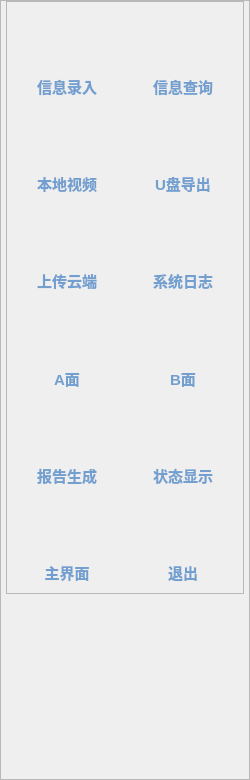
     <widget class="QFrame" name="frame">
      <property name="minimumSize">
       <size>
        <width>250</width>
        <height>780</height>
       </size>
      </property>
      <property name="maximumSize">
       <size>
        <width>1000</width>
        <height>2000</height>
       </size>
      </property>
      <property name="styleSheet">
       <string notr="true">QFrame#frame {
	background-color: rgb(46,52,54);
	border: 1px solid #ccc;
}</string>
      </property>
      <property name="frameShape">
       <enum>QFrame::StyledPanel</enum>
      </property>
      <property name="frameShadow">
       <enum>QFrame::Raised</enum>
      </property>
      <layout class="QGridLayout" name="gridLayout_26" rowstretch="7,2">
       <property name="leftMargin">
        <number>5</number>
       </property>
       <property name="topMargin">
        <number>0</number>
       </property>
       <property name="rightMargin">
        <number>5</number>
       </property>
       <property name="bottomMargin">
        <number>5</number>
       </property>
       <property name="spacing">
        <number>10</number>
       </property>
       <item row="0" column="0">
        <widget class="QFrame" name="frame_3">
         <property name="font">
          <font>
           <pointsize>-1</pointsize>
           <bold>true</bold>
          </font>
         </property>
         <property name="styleSheet">
          <string notr="true">font-size: 15px;
font-weight: 700;
</string>
         </property>
         <property name="frameShape">
          <enum>QFrame::StyledPanel</enum>
         </property>
         <property name="frameShadow">
          <enum>QFrame::Raised</enum>
         </property>
         <layout class="QGridLayout" name="gridLayout_10">
          <property name="leftMargin">
           <number>5</number>
          </property>
          <property name="topMargin">
           <number>5</number>
          </property>
          <property name="rightMargin">
           <number>5</number>
          </property>
          <item row="0" column="0">
           <layout class="QVBoxLayout" name="verticalLayout" stretch="3,1">
            <property name="spacing">
             <number>10</number>
            </property>
            <item>
             <widget class="QPushButton" name="pushButton_datainput">
              <property name="sizePolicy">
               <sizepolicy hsizetype="Preferred" vsizetype="Preferred">
                <horstretch>0</horstretch>
                <verstretch>0</verstretch>
               </sizepolicy>
              </property>
              <property name="minimumSize">
               <size>
                <width>0</width>
                <height>0</height>
               </size>
              </property>
              <property name="maximumSize">
               <size>
                <width>16777215</width>
                <height>200</height>
               </size>
              </property>
              <property name="styleSheet">
               <string notr="true">QPushButton {
	border:none;
}</string>
              </property>
              <property name="text">
               <string/>
              </property>
              <property name="icon">
               <iconset resource="res.qrc">
                <normaloff>:/images/datainput.png</normaloff>:/images/datainput.png</iconset>
              </property>
              <property name="iconSize">
               <size>
                <width>50</width>
                <height>50</height>
               </size>
              </property>
              <property name="autoDefault">
               <bool>false</bool>
              </property>
              <property name="default">
               <bool>true</bool>
              </property>
              <property name="flat">
               <bool>true</bool>
              </property>
             </widget>
            </item>
            <item>
             <widget class="QLabel" name="label_infoInput">
              <property name="maximumSize">
               <size>
                <width>16777215</width>
                <height>100</height>
               </size>
              </property>
              <property name="styleSheet">
               <string notr="true">QLabel {
	color: rgb(114,159,207);
}</string>
              </property>
              <property name="text">
               <string>信息录入</string>
              </property>
              <property name="alignment">
               <set>Qt::AlignHCenter|Qt::AlignTop</set>
              </property>
             </widget>
            </item>
           </layout>
          </item>
          <item row="0" column="1">
           <layout class="QVBoxLayout" name="verticalLayout_3" stretch="3,1">
            <property name="spacing">
             <number>10</number>
            </property>
            <item>
             <widget class="QPushButton" name="pushButton_datasearch">
              <property name="sizePolicy">
               <sizepolicy hsizetype="Minimum" vsizetype="Preferred">
                <horstretch>0</horstretch>
                <verstretch>0</verstretch>
               </sizepolicy>
              </property>
              <property name="maximumSize">
               <size>
                <width>16777215</width>
                <height>200</height>
               </size>
              </property>
              <property name="styleSheet">
               <string notr="true">QPushButton {
   border:none;
}</string>
              </property>
              <property name="text">
               <string/>
              </property>
              <property name="icon">
               <iconset resource="res.qrc">
                <normaloff>:/images/Search.png</normaloff>:/images/Search.png</iconset>
              </property>
              <property name="iconSize">
               <size>
                <width>45</width>
                <height>45</height>
               </size>
              </property>
              <property name="default">
               <bool>true</bool>
              </property>
              <property name="flat">
               <bool>true</bool>
              </property>
             </widget>
            </item>
            <item>
             <widget class="QLabel" name="label_infoSearch">
              <property name="maximumSize">
               <size>
                <width>16777215</width>
                <height>100</height>
               </size>
              </property>
              <property name="styleSheet">
               <string notr="true">QLabel {
	color: rgb(114,159,207);
}</string>
              </property>
              <property name="text">
               <string>信息查询</string>
              </property>
              <property name="alignment">
               <set>Qt::AlignHCenter|Qt::AlignTop</set>
              </property>
             </widget>
            </item>
           </layout>
          </item>
          <item row="1" column="0">
           <layout class="QVBoxLayout" name="verticalLayout_8" stretch="3,1">
            <property name="spacing">
             <number>5</number>
            </property>
            <item>
             <widget class="QPushButton" name="pushButton_localvideo">
              <property name="maximumSize">
               <size>
                <width>16777215</width>
                <height>200</height>
               </size>
              </property>
              <property name="styleSheet">
               <string notr="true">QPushButton {
   border:none;
}</string>
              </property>
              <property name="text">
               <string/>
              </property>
              <property name="icon">
               <iconset resource="res.qrc">
                <normaloff>:/images/Video.png</normaloff>:/images/Video.png</iconset>
              </property>
              <property name="iconSize">
               <size>
                <width>50</width>
                <height>50</height>
               </size>
              </property>
              <property name="default">
               <bool>true</bool>
              </property>
              <property name="flat">
               <bool>true</bool>
              </property>
             </widget>
            </item>
            <item>
             <widget class="QLabel" name="label_localVideo">
              <property name="maximumSize">
               <size>
                <width>16777215</width>
                <height>100</height>
               </size>
              </property>
              <property name="styleSheet">
               <string notr="true">QLabel {
	color: rgb(114,159,207);
}</string>
              </property>
              <property name="text">
               <string>本地视频</string>
              </property>
              <property name="alignment">
               <set>Qt::AlignHCenter|Qt::AlignTop</set>
              </property>
             </widget>
            </item>
           </layout>
          </item>
          <item row="1" column="1">
           <layout class="QVBoxLayout" name="verticalLayout_9" stretch="3,1">
            <property name="spacing">
             <number>10</number>
            </property>
            <item>
             <widget class="QPushButton" name="pushButton_utrans">
              <property name="maximumSize">
               <size>
                <width>16777215</width>
                <height>200</height>
               </size>
              </property>
              <property name="styleSheet">
               <string notr="true">QPushButton {
   border:none;
}</string>
              </property>
              <property name="text">
               <string/>
              </property>
              <property name="icon">
               <iconset resource="res.qrc">
                <normaloff>:/images/USB.png</normaloff>:/images/USB.png</iconset>
              </property>
              <property name="iconSize">
               <size>
                <width>50</width>
                <height>50</height>
               </size>
              </property>
              <property name="default">
               <bool>true</bool>
              </property>
              <property name="flat">
               <bool>true</bool>
              </property>
             </widget>
            </item>
            <item>
             <widget class="QLabel" name="label_uExport">
              <property name="maximumSize">
               <size>
                <width>16777215</width>
                <height>100</height>
               </size>
              </property>
              <property name="styleSheet">
               <string notr="true">QLabel {
	color: rgb(114,159,207);
}</string>
              </property>
              <property name="text">
               <string>U盘导出</string>
              </property>
              <property name="alignment">
               <set>Qt::AlignHCenter|Qt::AlignTop</set>
              </property>
             </widget>
            </item>
           </layout>
          </item>
          <item row="2" column="0">
           <layout class="QVBoxLayout" name="verticalLayout_10" stretch="3,1">
            <property name="spacing">
             <number>10</number>
            </property>
            <item>
             <widget class="QPushButton" name="pushButton_upload">
              <property name="maximumSize">
               <size>
                <width>16777215</width>
                <height>200</height>
               </size>
              </property>
              <property name="styleSheet">
               <string notr="true">QPushButton {
   border:none;
}</string>
              </property>
              <property name="text">
               <string/>
              </property>
              <property name="icon">
               <iconset resource="res.qrc">
                <normaloff>:/images/cloudUpload.png</normaloff>:/images/cloudUpload.png</iconset>
              </property>
              <property name="iconSize">
               <size>
                <width>50</width>
                <height>50</height>
               </size>
              </property>
              <property name="default">
               <bool>true</bool>
              </property>
              <property name="flat">
               <bool>true</bool>
              </property>
             </widget>
            </item>
            <item>
             <widget class="QLabel" name="label_cloudUpload">
              <property name="maximumSize">
               <size>
                <width>16777215</width>
                <height>100</height>
               </size>
              </property>
              <property name="styleSheet">
               <string notr="true">QLabel {
	color: rgb(114,159,207);
}</string>
              </property>
              <property name="text">
               <string>上传云端</string>
              </property>
              <property name="alignment">
               <set>Qt::AlignHCenter|Qt::AlignTop</set>
              </property>
             </widget>
            </item>
           </layout>
          </item>
          <item row="2" column="1">
           <layout class="QVBoxLayout" name="verticalLayout_11" stretch="3,1">
            <property name="spacing">
             <number>10</number>
            </property>
            <item>
             <widget class="QPushButton" name="pushButton_log">
              <property name="maximumSize">
               <size>
                <width>16777215</width>
                <height>200</height>
               </size>
              </property>
              <property name="styleSheet">
               <string notr="true">QPushButton {
   border:none;
}</string>
              </property>
              <property name="text">
               <string/>
              </property>
              <property name="icon">
               <iconset resource="res.qrc">
                <normaloff>:/images/log.png</normaloff>:/images/log.png</iconset>
              </property>
              <property name="iconSize">
               <size>
                <width>50</width>
                <height>50</height>
               </size>
              </property>
              <property name="autoDefault">
               <bool>false</bool>
              </property>
              <property name="default">
               <bool>true</bool>
              </property>
              <property name="flat">
               <bool>true</bool>
              </property>
             </widget>
            </item>
            <item>
             <widget class="QLabel" name="label_log">
              <property name="maximumSize">
               <size>
                <width>16777215</width>
                <height>100</height>
               </size>
              </property>
              <property name="styleSheet">
               <string notr="true">QLabel {
	color: rgb(114,159,207);
}</string>
              </property>
              <property name="text">
               <string>系统日志</string>
              </property>
              <property name="alignment">
               <set>Qt::AlignHCenter|Qt::AlignTop</set>
              </property>
             </widget>
            </item>
           </layout>
          </item>
          <item row="3" column="0">
           <layout class="QVBoxLayout" name="verticalLayout_12" stretch="3,1">
            <property name="spacing">
             <number>10</number>
            </property>
            <item>
             <widget class="QPushButton" name="pushButton_front">
              <property name="sizePolicy">
               <sizepolicy hsizetype="Minimum" vsizetype="Preferred">
                <horstretch>0</horstretch>
                <verstretch>0</verstretch>
               </sizepolicy>
              </property>
              <property name="minimumSize">
               <size>
                <width>0</width>
                <height>0</height>
               </size>
              </property>
              <property name="maximumSize">
               <size>
                <width>16777215</width>
                <height>200</height>
               </size>
              </property>
              <property name="styleSheet">
               <string notr="true">QPushButton {
   border:none;
}</string>
              </property>
              <property name="text">
               <string/>
              </property>
              <property name="icon">
               <iconset resource="res.qrc">
                <normaloff>:/images/A.png</normaloff>:/images/A.png</iconset>
              </property>
              <property name="iconSize">
               <size>
                <width>55</width>
                <height>55</height>
               </size>
              </property>
              <property name="default">
               <bool>true</bool>
              </property>
              <property name="flat">
               <bool>true</bool>
              </property>
             </widget>
            </item>
            <item>
             <widget class="QLabel" name="label_cloudUpload_2">
              <property name="maximumSize">
               <size>
                <width>16777215</width>
                <height>100</height>
               </size>
              </property>
              <property name="styleSheet">
               <string notr="true">QLabel {
	color: rgb(114,159,207);
}</string>
              </property>
              <property name="text">
               <string>A面</string>
              </property>
              <property name="alignment">
               <set>Qt::AlignHCenter|Qt::AlignTop</set>
              </property>
             </widget>
            </item>
           </layout>
          </item>
          <item row="3" column="1">
           <layout class="QVBoxLayout" name="verticalLayout_13" stretch="3,1">
            <property name="spacing">
             <number>10</number>
            </property>
            <item>
             <widget class="QPushButton" name="pushButton_behind">
              <property name="sizePolicy">
               <sizepolicy hsizetype="Minimum" vsizetype="Preferred">
                <horstretch>0</horstretch>
                <verstretch>0</verstretch>
               </sizepolicy>
              </property>
              <property name="minimumSize">
               <size>
                <width>0</width>
                <height>0</height>
               </size>
              </property>
              <property name="maximumSize">
               <size>
                <width>16777215</width>
                <height>200</height>
               </size>
              </property>
              <property name="layoutDirection">
               <enum>Qt::LeftToRight</enum>
              </property>
              <property name="autoFillBackground">
               <bool>false</bool>
              </property>
              <property name="styleSheet">
               <string notr="true">QPushButton {
   border:none;
}</string>
              </property>
              <property name="text">
               <string/>
              </property>
              <property name="icon">
               <iconset resource="res.qrc">
                <normaloff>:/images/B.png</normaloff>:/images/B.png</iconset>
              </property>
              <property name="iconSize">
               <size>
                <width>55</width>
                <height>55</height>
               </size>
              </property>
              <property name="checkable">
               <bool>false</bool>
              </property>
              <property name="checked">
               <bool>false</bool>
              </property>
              <property name="default">
               <bool>true</bool>
              </property>
              <property name="flat">
               <bool>true</bool>
              </property>
             </widget>
            </item>
            <item>
             <widget class="QLabel" name="label_cloudUpload_3">
              <property name="maximumSize">
               <size>
                <width>16777215</width>
                <height>100</height>
               </size>
              </property>
              <property name="styleSheet">
               <string notr="true">QLabel {
	color: rgb(114,159,207);
}</string>
              </property>
              <property name="text">
               <string>B面</string>
              </property>
              <property name="alignment">
               <set>Qt::AlignHCenter|Qt::AlignTop</set>
              </property>
             </widget>
            </item>
           </layout>
          </item>
          <item row="4" column="0">
           <layout class="QVBoxLayout" name="verticalLayout_14" stretch="3,1">
            <property name="spacing">
             <number>10</number>
            </property>
            <item>
             <widget class="QPushButton" name="pushButton_location">
              <property name="sizePolicy">
               <sizepolicy hsizetype="Minimum" vsizetype="Preferred">
                <horstretch>0</horstretch>
                <verstretch>0</verstretch>
               </sizepolicy>
              </property>
              <property name="maximumSize">
               <size>
                <width>16777215</width>
                <height>200</height>
               </size>
              </property>
              <property name="styleSheet">
               <string notr="true">QPushButton {
   border:none;
}</string>
              </property>
              <property name="text">
               <string/>
              </property>
              <property name="icon">
               <iconset resource="res.qrc">
                <normaloff>:/images/report.png</normaloff>:/images/report.png</iconset>
              </property>
              <property name="iconSize">
               <size>
                <width>50</width>
                <height>50</height>
               </size>
              </property>
              <property name="autoDefault">
               <bool>false</bool>
              </property>
              <property name="default">
               <bool>true</bool>
              </property>
              <property name="flat">
               <bool>true</bool>
              </property>
             </widget>
            </item>
            <item>
             <widget class="QLabel" name="label_cloudUpload_4">
              <property name="maximumSize">
               <size>
                <width>16777215</width>
                <height>100</height>
               </size>
              </property>
              <property name="styleSheet">
               <string notr="true">QLabel {
	color: rgb(114,159,207);
}</string>
              </property>
              <property name="text">
               <string>报告生成</string>
              </property>
              <property name="alignment">
               <set>Qt::AlignHCenter|Qt::AlignTop</set>
              </property>
             </widget>
            </item>
           </layout>
          </item>
          <item row="4" column="1">
           <layout class="QVBoxLayout" name="verticalLayout_15" stretch="3,1">
            <property name="spacing">
             <number>10</number>
            </property>
            <item>
             <widget class="QPushButton" name="pushButton_location_2">
              <property name="sizePolicy">
               <sizepolicy hsizetype="Minimum" vsizetype="Preferred">
                <horstretch>0</horstretch>
                <verstretch>0</verstretch>
               </sizepolicy>
              </property>
              <property name="maximumSize">
               <size>
                <width>16777215</width>
                <height>200</height>
               </size>
              </property>
              <property name="styleSheet">
               <string notr="true">QPushButton {
   border:none;
}</string>
              </property>
              <property name="text">
               <string/>
              </property>
              <property name="icon">
               <iconset resource="res.qrc">
                <normaloff>:/images/SystemState.png</normaloff>:/images/SystemState.png</iconset>
              </property>
              <property name="iconSize">
               <size>
                <width>50</width>
                <height>50</height>
               </size>
              </property>
              <property name="autoDefault">
               <bool>false</bool>
              </property>
              <property name="default">
               <bool>true</bool>
              </property>
              <property name="flat">
               <bool>true</bool>
              </property>
             </widget>
            </item>
            <item>
             <widget class="QLabel" name="label_cloudUpload_5">
              <property name="maximumSize">
               <size>
                <width>16777215</width>
                <height>100</height>
               </size>
              </property>
              <property name="styleSheet">
               <string notr="true">QLabel {
	color: rgb(114,159,207);
}</string>
              </property>
              <property name="text">
               <string>状态显示</string>
              </property>
              <property name="alignment">
               <set>Qt::AlignHCenter|Qt::AlignTop</set>
              </property>
             </widget>
            </item>
           </layout>
          </item>
          <item row="5" column="0">
           <layout class="QVBoxLayout" name="verticalLayout_16" stretch="3,1">
            <property name="spacing">
             <number>10</number>
            </property>
            <item>
             <widget class="QPushButton" name="pushButton">
              <property name="sizePolicy">
               <sizepolicy hsizetype="Minimum" vsizetype="Preferred">
                <horstretch>0</horstretch>
                <verstretch>0</verstretch>
               </sizepolicy>
              </property>
              <property name="minimumSize">
               <size>
                <width>0</width>
                <height>0</height>
               </size>
              </property>
              <property name="maximumSize">
               <size>
                <width>16777215</width>
                <height>200</height>
               </size>
              </property>
              <property name="styleSheet">
               <string notr="true">QPushButton {
   border:none;
}</string>
              </property>
              <property name="text">
               <string/>
              </property>
              <property name="icon">
               <iconset resource="res.qrc">
                <normaloff>:/images/MainUI.png</normaloff>:/images/MainUI.png</iconset>
              </property>
              <property name="iconSize">
               <size>
                <width>50</width>
                <height>50</height>
               </size>
              </property>
              <property name="default">
               <bool>true</bool>
              </property>
              <property name="flat">
               <bool>true</bool>
              </property>
             </widget>
            </item>
            <item>
             <widget class="QLabel" name="label_cloudUpload_6">
              <property name="maximumSize">
               <size>
                <width>16777215</width>
                <height>100</height>
               </size>
              </property>
              <property name="styleSheet">
               <string notr="true">QLabel {
	color: rgb(114,159,207);
}</string>
              </property>
              <property name="text">
               <string>主界面</string>
              </property>
              <property name="alignment">
               <set>Qt::AlignHCenter|Qt::AlignTop</set>
              </property>
             </widget>
            </item>
           </layout>
          </item>
          <item row="5" column="1">
           <layout class="QVBoxLayout" name="verticalLayout_17" stretch="3,1">
            <property name="spacing">
             <number>10</number>
            </property>
            <item>
             <widget class="QPushButton" name="pushButton_exit">
              <property name="sizePolicy">
               <sizepolicy hsizetype="Minimum" vsizetype="Preferred">
                <horstretch>0</horstretch>
                <verstretch>0</verstretch>
               </sizepolicy>
              </property>
              <property name="maximumSize">
               <size>
                <width>16777215</width>
                <height>200</height>
               </size>
              </property>
              <property name="styleSheet">
               <string notr="true">QPushButton {
   border:none;
}</string>
              </property>
              <property name="text">
               <string/>
              </property>
              <property name="icon">
               <iconset resource="res.qrc">
                <normaloff>:/images/Exit.png</normaloff>:/images/Exit.png</iconset>
              </property>
              <property name="iconSize">
               <size>
                <width>50</width>
                <height>50</height>
               </size>
              </property>
              <property name="default">
               <bool>true</bool>
              </property>
              <property name="flat">
               <bool>true</bool>
              </property>
             </widget>
            </item>
            <item>
             <widget class="QLabel" name="label_cloudUpload_7">
              <property name="maximumSize">
               <size>
                <width>16777215</width>
                <height>100</height>
               </size>
              </property>
              <property name="styleSheet">
               <string notr="true">QLabel {
	color: rgb(114,159,207);
}</string>
              </property>
              <property name="text">
               <string>退出</string>
              </property>
              <property name="alignment">
               <set>Qt::AlignHCenter|Qt::AlignTop</set>
              </property>
             </widget>
            </item>
           </layout>
          </item>
         </layout>
        </widget>
       </item>
       <item row="1" column="0">
        <widget class="QFrame" name="frame_4">
         <property name="minimumSize">
          <size>
           <width>150</width>
           <height>150</height>
          </size>
         </property>
         <property name="maximumSize">
          <size>
           <width>16777215</width>
           <height>500</height>
          </size>
         </property>
         <property name="styleSheet">
          <string notr="true">border:none</string>
         </property>
         <property name="frameShape">
          <enum>QFrame::StyledPanel</enum>
         </property>
         <property name="frameShadow">
          <enum>QFrame::Raised</enum>
         </property>
         <layout class="QGridLayout" name="gridLayout_20">
          <property name="leftMargin">
           <number>2</number>
          </property>
          <property name="topMargin">
           <number>5</number>
          </property>
          <property name="rightMargin">
           <number>0</number>
          </property>
          <property name="bottomMargin">
           <number>5</number>
          </property>
         </layout>
        </widget>
       </item>
      </layout>
      <zorder>frame_4</zorder>
      <zorder>frame_3</zorder>
     </widget>
